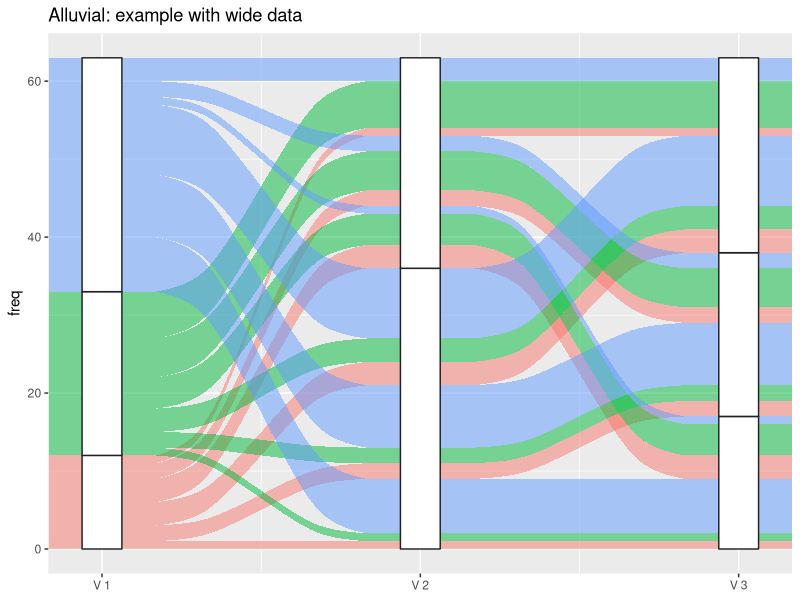

Write the R code that produced this figure.
library(ggalluvial)

data <- data.frame (
   v_1  = c('A', 'A', 'A', 'A', 'A', 'A', 'B', 'B', 'B', 'B', 'B', 'B', 'C', 'C', 'C', 'C', 'C', 'C'),
   v_2  = c('q', 'q', 'q', 'r', 'r', 'r', 'q', 'q', 'q', 'r', 'r', 'r', 'q', 'q', 'q', 'r', 'r', 'r'),
   v_3  = c('x', 'y', 'z', 'x', 'y', 'z', 'x', 'y', 'z', 'x', 'y', 'z', 'x', 'y', 'z', 'x', 'y', 'z'),
   freq = c( 1 ,  2 ,  3 ,  3 ,  2 ,  1 ,  1 ,  2 ,  3 ,  4 ,  5 ,  6 ,  7 ,  8 ,  9 ,  1 ,  2 ,  3 )
);

ggplot(data,
  aes(y     = freq,
      axis1 = v_1,
      axis2 = v_2,
      axis3 = v_3
  )
) + geom_alluvium(
      aes(fill = v_1),
#     width        =  0,
#     knot.pos     =  0,
      reverse      =  FALSE
) + guides(
      fill         =  FALSE
) + geom_stratum(
      width        =  1/8  ,
      reverse      =  FALSE,
      color        = '#222222'
) + geom_text(
      stat         = 'stratum',
      label.strata =  TRUE,
      reverse      =  FALSE
) + scale_x_continuous(
      breaks       =  1:3,
      labels       =  c('V 1', 'V 2', 'V 3')
#) + coord_flip(                                 # Uncomment to plot from bottom to top
) + ggtitle('Alluvial: example with wide data'
)
